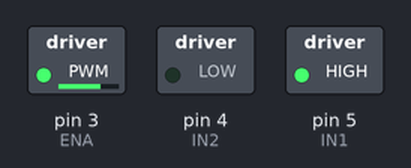
A sketch run on a simulated Arduino Uno, built with avr-gcc and run on an emulated ATmega328P. Parts: switched loads named in the sketch (green lamp = pin HIGH).

Above: at 0.1 s.
Timing chart, 0 to 1.6 s (numbered marks = the images above):
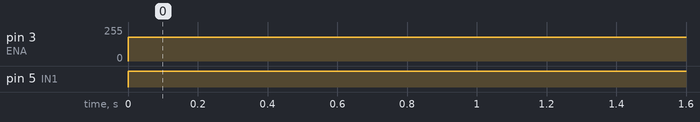

The sketch:

L298Nspeed.ino
```cpp
const int IN1 =5;
const int IN2 = 4;
const int ENA = 3;
void setup() {
  // put your setup code here, to run once:
  pinMode (IN1, OUTPUT);
  pinMode (IN2, OUTPUT);
  pinMode (ENA, OUTPUT);
}
void loop() {
  // put your main code here, to run repeatedly:
  analogWrite(ENA, 178.5); //ต่อที่ 3
  digitalWrite(IN1, HIGH); //ต่อที่ IN4 OUT นอกเป็น +
  digitalWrite(IN2, LOW); //ต่อที่ IN5
}
```

Measured:
- by itself, pin 3 (ENA): 0/255 → 178/255 at 0.00 s
- by itself, pin 5 (IN1): LOW → HIGH at 0.00 s
